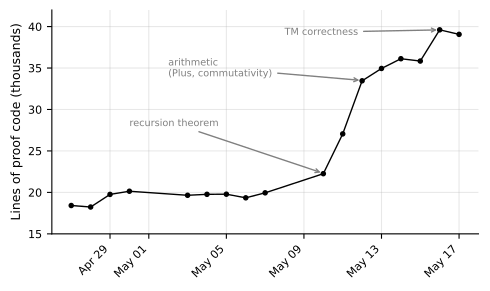

Generate this figure with Python:
"""Generate proof growth chart for the paper."""
import matplotlib
matplotlib.use('Agg')
import matplotlib.pyplot as plt
import matplotlib.dates as mdates
from datetime import datetime

data = [
    ('2026-04-27', 18418),
    ('2026-04-28', 18237),
    ('2026-04-29', 19758),
    ('2026-04-30', 20140),
    ('2026-05-03', 19652),
    ('2026-05-04', 19768),
    ('2026-05-05', 19784),
    ('2026-05-06', 19346),
    ('2026-05-07', 19948),
    ('2026-05-10', 22258),
    ('2026-05-11', 27055),
    ('2026-05-12', 33458),
    ('2026-05-13', 34947),
    ('2026-05-14', 36121),
    ('2026-05-15', 35841),
    ('2026-05-16', 39605),
    ('2026-05-17', 39059),
]

dates = [datetime.strptime(d, '%Y-%m-%d') for d, _ in data]
lines = [l for _, l in data]

fig, ax = plt.subplots(figsize=(5, 3))
ax.plot(dates, [l/1000 for l in lines], 'k-o', markersize=3, linewidth=1)

# Annotations
ax.annotate('recursion theorem', xy=(datetime(2026, 5, 10), 22.3),
            xytext=(datetime(2026, 4, 30), 28),
            arrowprops=dict(arrowstyle='->', color='gray'),
            fontsize=7, color='gray')
ax.annotate('arithmetic\n(Plus, commutativity)', xy=(datetime(2026, 5, 12), 33.5),
            xytext=(datetime(2026, 5, 2), 34),
            arrowprops=dict(arrowstyle='->', color='gray'),
            fontsize=7, color='gray')
ax.annotate('TM correctness', xy=(datetime(2026, 5, 16), 39.6),
            xytext=(datetime(2026, 5, 8), 39),
            arrowprops=dict(arrowstyle='->', color='gray'),
            fontsize=7, color='gray')

ax.set_ylabel('Lines of proof code (thousands)', fontsize=9)
ax.set_ylim(15, 42)
ax.xaxis.set_major_formatter(mdates.DateFormatter('%b %d'))
ax.tick_params(labelsize=8)
fig.autofmt_xdate(rotation=45)
ax.grid(True, alpha=0.3)
ax.spines['top'].set_visible(False)
ax.spines['right'].set_visible(False)

plt.tight_layout()
plt.savefig('paper/growth.pdf', bbox_inches='tight')
print('Written paper/growth.pdf')
